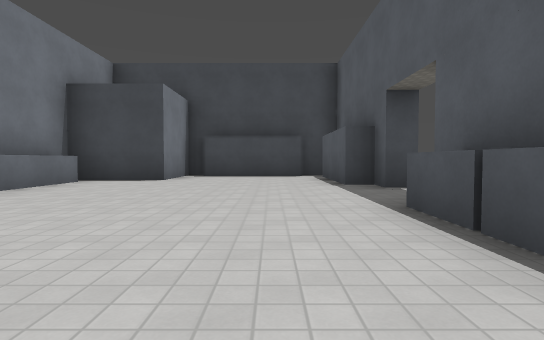
View 1 (above)

20 first-person views from a walk through a level from a Godot 3-D game. The camera is 1.2 m above the floor, tilts 2° down and sees 80° across. The floor is counted in squares, 2.69 m on a side. Each view is taken from the middle of a square. On the plan, view 1 faces up. The plan holds only what a view shows up to about 9 squares ahead; the rest is blank. The place goes on beyond the plan. Surface patterns are stand-ins for the level's own textures.

View 2
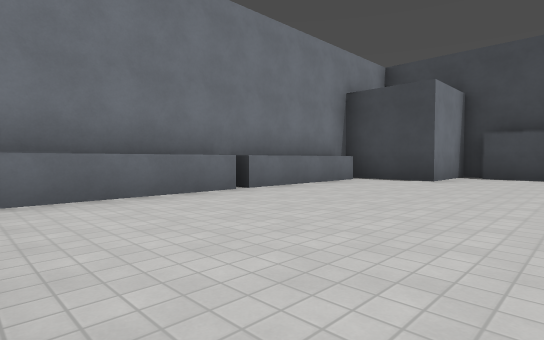

View 3
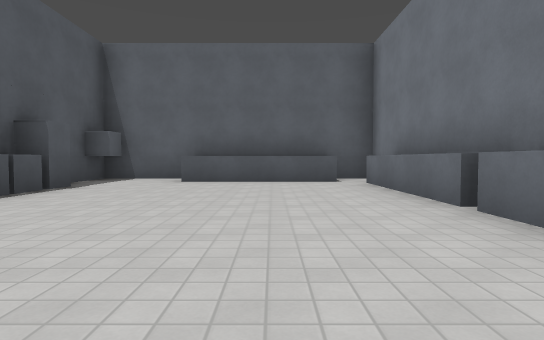

View 4
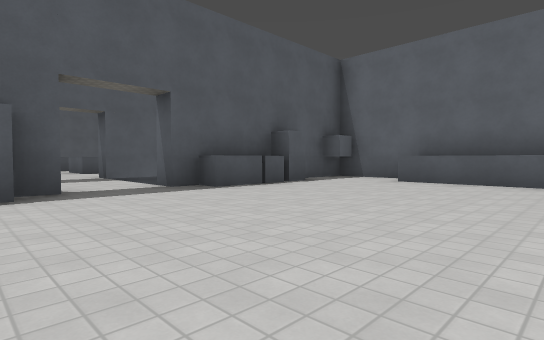

View 5
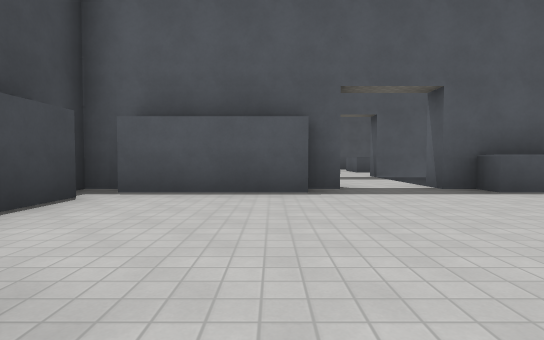

View 6
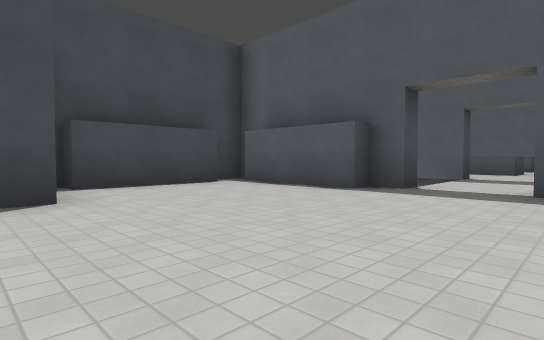

View 7
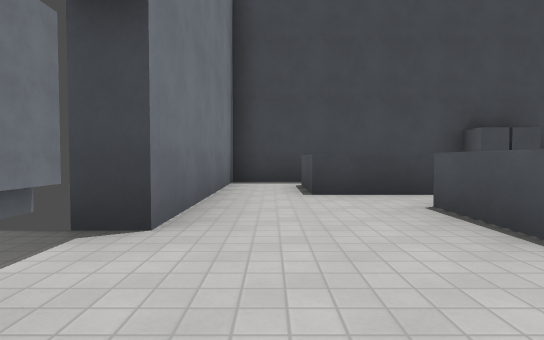

View 8
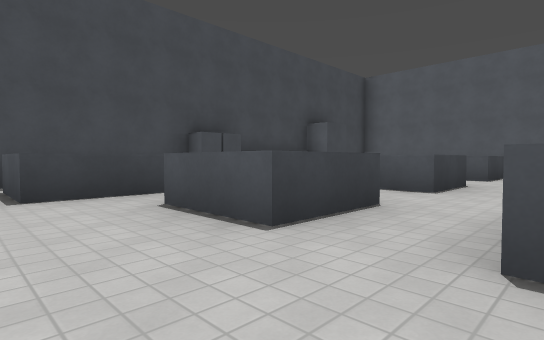

View 9
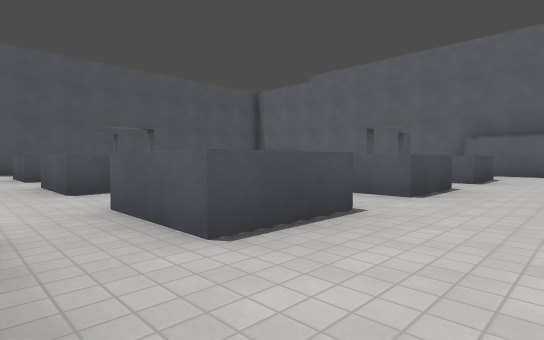

View 10
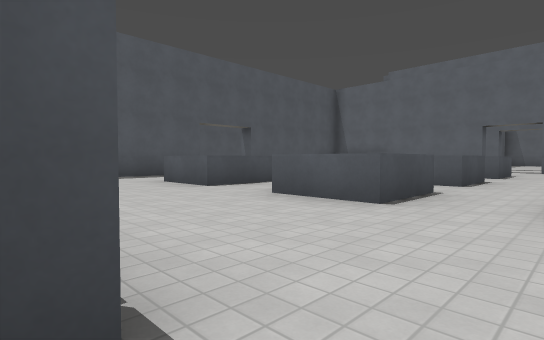

View 11
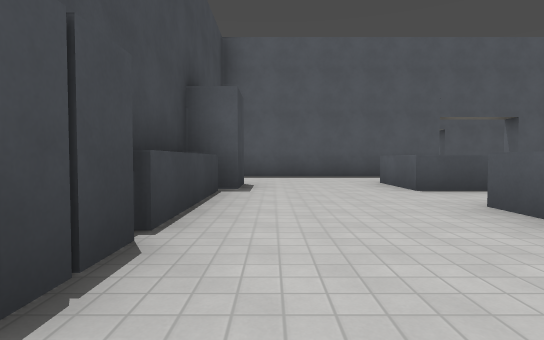

View 12
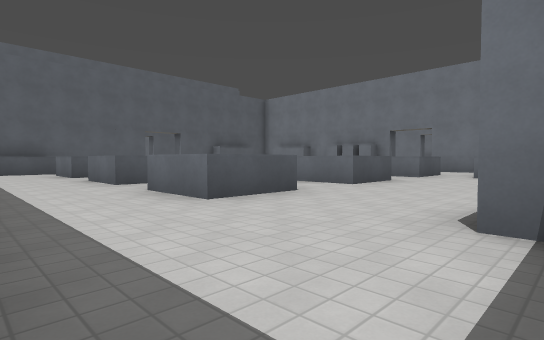

View 13
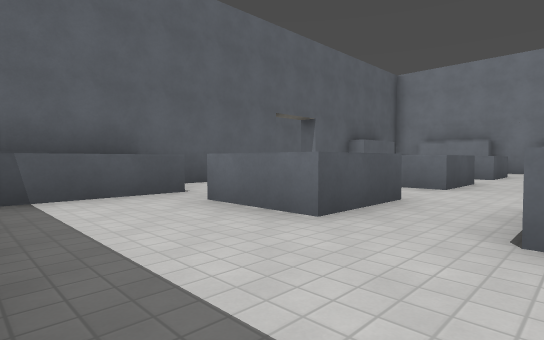

View 14
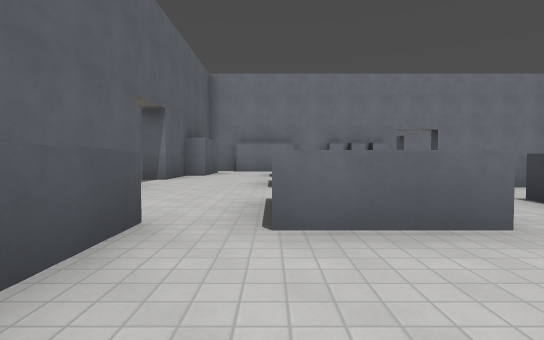

View 15
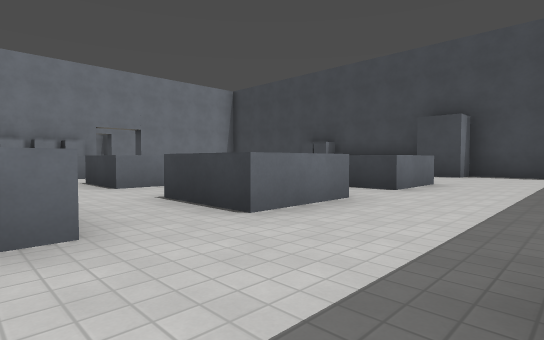

View 16
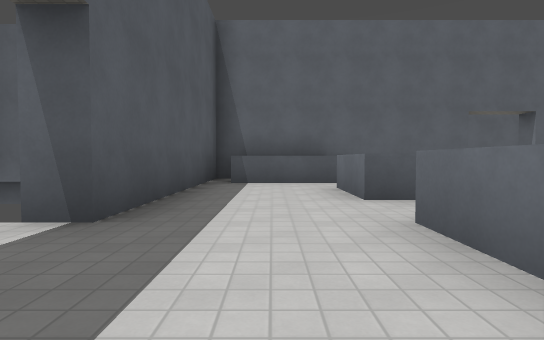

View 17
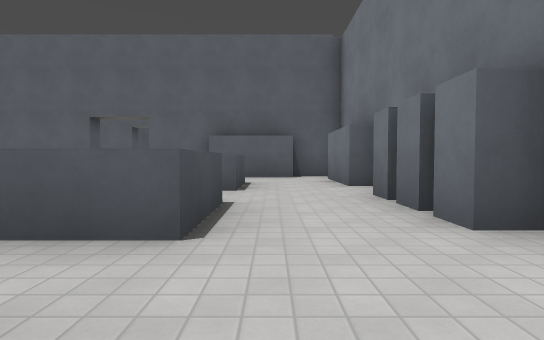

View 18
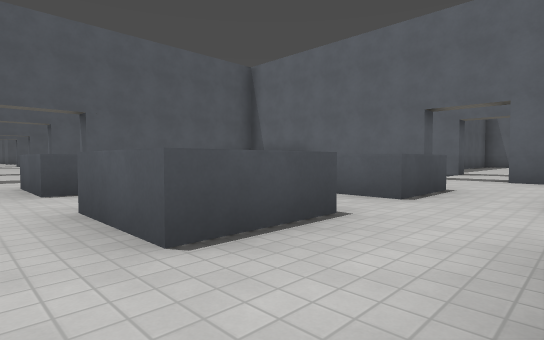

View 19
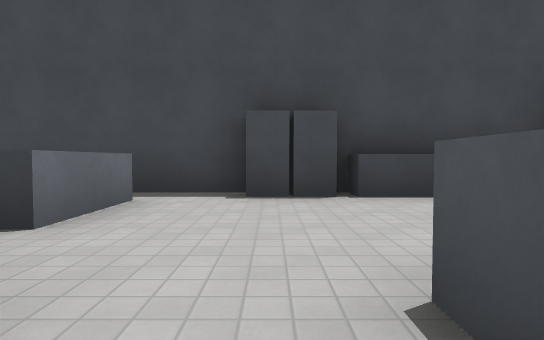

View 20
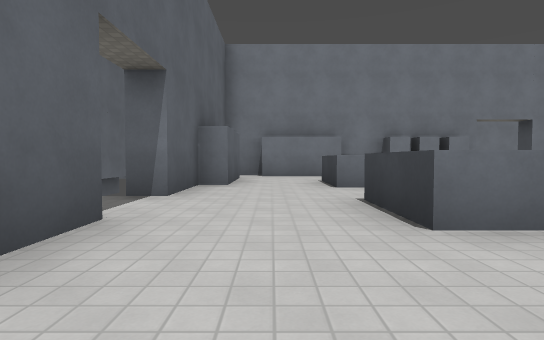

### Floor plan
Key: @ floor where view 1 was taken; # wall or solid block; x gap in a wall; . floor; ^ raised ledge.
Columns run from 4 left of view 1 to 18 right of it. Each row starts with its distance up from view 1.
 10          ######   ###
  9  ######  #....#####...#
  8  #....#  #.^^.........#
  7 ##....#  #.^^.........#
  6 #.....#  #..^^.^^.^^..#
  5 #.....#  #..^^.^^.^^..#
  4 #.....................#
  3 #.....#  #..^^.^^.^^...
  2 #.....#  #..^^.^^.^^...
  1 #.....#  #............#
  0 #...@.#  #..^^.^^.^^..#
 -1 ###^..#  #..^^.^^.^^..#
 -2     ###  #.........^^.#
 -3          #.##......x^.#
 -4          ######.###  ##
 -5                .
 -6           ##   .#

Positions as (right, up) in squares from view 1, and headings:
1: (0, 0), facing up
2: (0, 0), facing up-left
3: (-2, 6), facing down
4: (-3, 6), facing down-right
5: (-3, 6), facing right
6: (-3, 3), facing up-right
7: (6, 3), facing up
8: (6, 3), facing up-right
9: (6, 7), facing down-right
10: (9, 9), facing down-right
11: (9, 8), facing right
12: (17, 9), facing down-left
13: (17, 2), facing down-left
14: (17, -1), facing left
15: (17, 0), facing up-left
16: (16, 4), facing down
17: (7, 5), facing down
18: (9, 4), facing down-right
19: (10, 5), facing up
20: (14, -2), facing left
